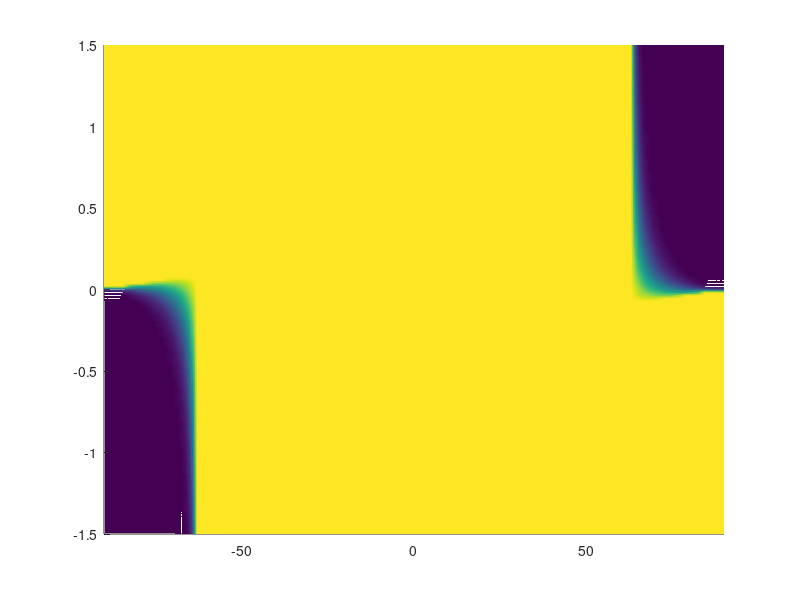

The MATLAB script that drew this image: (Note: this script raises an error after producing the figure.)
function plot_joint_safety_surface(limits_deg, opts)
%PLOT_JOINT_SAFETY_SURFACE  eta_k3 (the joint-limit-safety factor) as a
%   height surface over (joint angle, joint velocity) -- a method figure.
%
%   X  = joint angle q_i (deg), with the limits and the caution
%        (proximity_threshold) values marked on the floor.
%   Y  = joint velocity qdot_i (rad/s), negative .. positive.
%   Z  = eta_k3 in (0, 1].
%
%   plot_joint_safety_surface()                 % generic joint, q in [-90, 90]
%   plot_joint_safety_surface([0 145])          % e.g. the elbow, deg
%   plot_joint_safety_surface([qmin qmax], opts)
%
%   opts (struct; defaults = config/shared_control.yaml):
%     .Cs                 12
%     .proximity_threshold 0.3       (tau; caution band = rho in [-(1-tau), (1-tau)])
%     .margin_floor        0.05
%     .static_weight       0.5
%     .dynamic_weight      0.5
%     .qdot_max            1.5        rad/s, Y half-range
%     .n                   161        grid points per axis
%     .style              'surf'      | 'contourf'
%
%   This mirrors performance.joint_safety_factor for ONE joint in
%   isolation (the other three assumed mid-range -> zero contribution),
%   so it shows the SHAPE of the factor, not a trial. In the controller
%   qdot_i is the joint velocity the candidate Cartesian command induces
%   through the human-arm Jacobian; here it is swept directly.
%
%   closing_rate = qdot_i*sign(rho_i)   (>0 approach, <0 retreat)
%   penalty = max(0,  static_weight  * tau * prox_w
%                   + dynamic_weight * prox_w * closing_rate
%                                      / max(margin_i, margin_floor) )
%   with margin_i = 1 - |rho_i|,  prox_w = clip((tau - margin_i)/tau, 0, 1),
%   rho_i = (q_i - q_mid)/q_half,  eta_k3 = exp(-Cs * penalty).
%   The dynamic term is SIGNED: a retreat earns a relief credit that
%   offsets the static term (per joint, the sum is floored at 0).

    if nargin < 1 || isempty(limits_deg), limits_deg = [-90 90]; end
    d.Cs = 12; d.proximity_threshold = 0.3; d.margin_floor = 0.05;
    d.static_weight = 0.5; d.dynamic_weight = 0.5;
    d.qdot_max = 1.5; d.n = 161; d.style = 'surf';
    if nargin < 2, opts = struct(); end
    for f = fieldnames(d).'
        if ~isfield(opts, f{1}) || isempty(opts.(f{1}))
            opts.(f{1}) = d.(f{1});
        end
    end

    qmin = limits_deg(1); qmax = limits_deg(2);
    qmid = 0.5 * (qmin + qmax);  qhalf = 0.5 * (qmax - qmin);
    tau = opts.proximity_threshold;

    q  = linspace(qmin, qmax, opts.n);                 % deg
    qd = linspace(-opts.qdot_max, opts.qdot_max, opts.n);   % rad/s
    [Q, QD] = meshgrid(q, qd);

    RHO    = (Q - qmid) ./ qhalf;
    MARGIN = 1 - abs(RHO);
    PROXW  = min(max((tau - MARGIN) ./ tau, 0), 1);
    CLOSE  = QD .* sign(RHO);                          % >0 approach, <0 retreat
    STAT   = tau .* PROXW;
    DYN    = PROXW .* CLOSE ./ max(MARGIN, opts.margin_floor);   % signed
    PEN    = max(0, opts.static_weight .* STAT + opts.dynamic_weight .* DYN);
    ETA    = exp(-opts.Cs .* PEN);

    qc = qmid + (1 - tau) * qhalf * [-1 1];            % caution q (rho = +-(1-tau))
    ym = opts.qdot_max;

    figure('Color', 'w', 'Position', [100 100 760 620]);
    ax = axes; hold(ax, 'on');

    if strcmpi(opts.style, 'contourf')
        contourf(ax, Q, QD, ETA, 0:0.05:1, 'LineColor', 'none');
        for xq = [qmin qmax]
            plot(ax, [xq xq], [-ym ym], 'r--', 'LineWidth', 1.6);
        end
        for xq = qc
            plot(ax, [xq xq], [-ym ym], ':', 'Color', [.85 .54 0], ...
                 'LineWidth', 1.6);
        end
        plot(ax, [qmid qmid], [-ym ym], '-', 'Color', [.5 .5 .5], ...
             'LineWidth', 0.8);
        view(ax, 2);
    else
        surf(ax, Q, QD, ETA, 'EdgeColor', 'none');
        shading(ax, 'interp');
        contour3(ax, Q, QD, ETA, 0.1:0.2:0.9, 'Color', [.3 .3 .3]);
        zlim(ax, [0 1]);  zlabel(ax, '\eta_{k3}');
        % limit / caution / mid-range as vertical curtains on the floor
        for xq = [qmin qmax]
            plot3(ax, [xq xq], [-ym ym], [0 0], 'r--', 'LineWidth', 1.8);
        end
        for xq = qc
            plot3(ax, [xq xq], [-ym ym], [0 0], ':', 'Color', [.85 .54 0], ...
                  'LineWidth', 1.8);
        end
        plot3(ax, [qmid qmid], [-ym ym], [0 0], '-', 'Color', [.5 .5 .5], ...
              'LineWidth', 0.8);
        view(ax, [-38 28]);
    end

    caxis(ax, [0 1]);
    colormap(ax, parula);
    cb = colorbar(ax);  cb.Label.String = '\eta_{k3}';
    grid(ax, 'on');  box(ax, 'on');
    xlabel(ax, 'joint angle  q_i  (deg)');
    ylabel(ax, 'joint velocity  $\dot q_i$  (rad/s)', 'Interpreter', 'latex');
    xlim(ax, [qmin qmax]);  ylim(ax, [-ym ym]);
    title(ax, sprintf(['joint-limit-safety factor  \\eta_{k3}   ', ...
        '(C_s = %g,  \\tau = %g)'], opts.Cs, tau), 'Interpreter', 'tex');

    h = [plot(ax, nan, nan, 'r--', 'LineWidth', 1.8), ...
         plot(ax, nan, nan, ':', 'Color', [.85 .54 0], 'LineWidth', 1.8), ...
         plot(ax, nan, nan, '-', 'Color', [.5 .5 .5], 'LineWidth', 0.8)];
    legend(h, {'joint limit', ...
               sprintf('caution (\\rho = \\pm%.2g)', 1 - tau), ...
               'mid-range'}, 'Location', 'northoutside', ...
               'Orientation', 'horizontal', 'Box', 'off');

    fprintf(['plot_joint_safety_surface: q in [%.0f, %.0f] deg, ', ...
             'caution at %.1f / %.1f deg, qdot in [%.2f, %.2f] rad/s\n'], ...
             qmin, qmax, qc(1), qc(2), -ym, ym);
end
